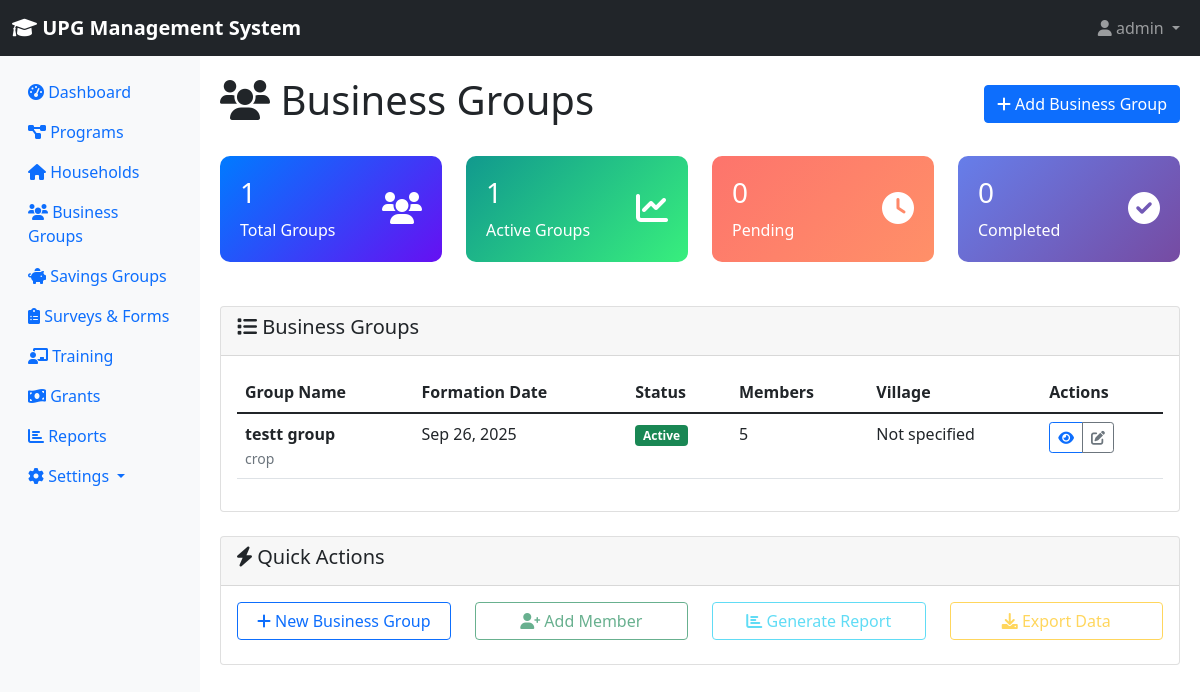
/business-groups/ (signed in), run on the app's committed database.
### accounts/models.py (models this page shows, shortened)
class User(AbstractUser):
    ROLE_CHOICES = [
        ('county_executive', 'County Executive (CECM & Governor)'),
        ('county_assembly', 'County Assembly Member'),
        ('ict_admin', 'ICT Administrator'),
        ('me_staff', 'M&E Staff'),
        ('field_associate', 'Field Associate/Mentor Supervisor'),
        ('mentor', 'Mentor'),
        ('beneficiary', 'Beneficiary'),
    ]
    email = models.EmailField(unique=True)
    role = models.CharField(max_length=20, choices=ROLE_CHOICES, default='mentor')
    phone_number = models.CharField(max_length=15, blank=True)
    office = models.CharField(max_length=100, blank=True)
    country = models.CharField(max_length=50, default='Kenya')
    is_active = models.BooleanField(default=True)
    created_at = models.DateTimeField(auto_now_add=True)
    updated_at = models.DateTimeField(auto_now=True)
    class Meta:
        db_table = 'upg_users'

### business_groups/models.py (models this page shows, shortened)
class BusinessGroup(models.Model):
    BUSINESS_HEALTH_CHOICES = [
        ('red', 'Red - Poor Performance'),
        ('yellow', 'Yellow - Fair Performance'),
        ('green', 'Green - Good Performance'),
    ]
    PARTICIPATION_STATUS_CHOICES = [
        ('active', 'Active'),
        ('withdrawn', 'Withdrawn'),
        ('suspended', 'Suspended'),
    ]
    BUSINESS_TYPE_CHOICES = [
        ('crop', 'Crop'),
        ('retail', 'Retail'),
        ('service', 'Service'),
        ('livestock', 'Livestock'),
        ('skill', 'Skill'),
    ]
    name = models.CharField(max_length=100)
    program = models.ForeignKey(Program, on_delete=models.CASCADE)
    current_business_health = models.CharField(max_length=10, choices=BUSINESS_HEALTH_CHOICES, default='yellow')
    participation_status = models.CharField(max_length=20, choices=PARTICIPATION_STATUS_CHOICES, default='active')
    group_size = models.IntegerField(default=2)
    business_type = models.CharField(max_length=20, choices=BUSINESS_TYPE_CHOICES)
    business_type_detail = models.CharField(max_length=100, blank=True)  # e.g., cereal, barber shop
    formation_date = models.DateField()
    created_at = models.DateTimeField(auto_now_add=True)
    updated_at = models.DateTimeField(auto_now=True)
    class Meta:
        db_table = 'upg_business_groups'

### business_groups/views.py (the view, shortened to what this page needs)
# urls.py: path('', views.group_list, name='group_list'),
@login_required
def group_list(request):
    user = request.user
    if user.is_superuser or user.role in ['ict_admin', 'me_staff']:
        groups = BusinessGroup.objects.all()
    else:
        groups = BusinessGroup.objects.none()
    groups = groups.order_by('-created_at')
    context = {
        'groups': groups,
        'page_title': 'Business Groups',
        'total_count': groups.count(),
    }
    return render(request, 'business_groups/group_list.html', context)

### core/context_processors.py (called while the page is built, shortened)
def system_alerts(request):
    if request.user.is_authenticated:
        from settings_module.models import SystemAlert, UserAlertDismissal
        from django.utils import timezone
        active_alerts = SystemAlert.objects.filter(
            is_active=True,
            show_until__gt=timezone.now()
        )
        user_alerts = []
        return {
            'system_alerts': user_alerts,
            'alerts_count': len(user_alerts),
        }
    return {}

### templates/business_groups/group_list.html (shortened to what this page needs)
{% extends 'base.html' %}
{% block content %}
<div class="d-flex justify-content-between align-items-center mb-4">
    <h1><i class="fas fa-users"></i> {{ page_title }}</h1>
    <a href="{% url 'business_groups:group_create' %}" class="btn btn-primary">
        <i class="fas fa-plus"></i> Add Business Group
    </a>
</div>
<div class="row mb-4">
    <div class="col-md-3">
        <div class="stat-card stat-card-blue">
            <div class="d-flex justify-content-between">
                <div>
                    <h3>{{ groups.count }}</h3>
                    <p class="mb-0">Total Groups</p>
                </div>
                <div class="align-self-center">
                    <i class="fas fa-users fa-2x"></i>
                </div>
            </div>
        </div>
    </div>
    <div class="col-md-3">
        <div class="stat-card stat-card-green">
            <div class="d-flex justify-content-between">
                <div>
                    <h3>{{ groups|length }}</h3>
                    <p class="mb-0">Active Groups</p>
                </div>
                <div class="align-self-center">
                    <i class="fas fa-chart-line fa-2x"></i>
                </div>
            </div>
        </div>
    </div>
    <div class="col-md-3">
        <div class="stat-card stat-card-orange">
            <div class="d-flex justify-content-between">
                <div>
                    <h3>0</h3>
                    <p class="mb-0">Pending</p>
                </div>
                <div class="align-self-center">
                    <i class="fas fa-clock fa-2x"></i>
                </div>
            </div>
        </div>
    </div>
    <div class="col-md-3">
        <div class="stat-card">
            <div class="d-flex justify-content-between">
                <div>
                    <h3>0</h3>
                    <p class="mb-0">Completed</p>
                </div>
                <div class="align-self-center">
                    <i class="fas fa-check-circle fa-2x"></i>
                </div>
            </div>
        </div>
    </div>
</div>
<div class="card">
    <div class="card-header">
        <h5><i class="fas fa-list"></i> Business Groups</h5>
    </div>
    <div class="card-body">
        {% if groups %}
        <div class="table-responsive">
            <table class="table table-hover">
                <thead>
                    <tr>
                        <th>Group Name</th>
                        <th>Formation Date</th>
                        <th>Status</th>
                        <th>Members</th>
                        <th>Village</th>
                        <th>Actions</th>
                    </tr>
                </thead>
                <tbody>
                    {% for group in groups %}
                    <tr>
                        <td>
                            <strong>{{ group.name }}</strong><br>
                            <small class="text-muted">{{ group.business_type|default:"Not specified" }}</small>
                        </td>
                        <td>{{ group.formation_date|date:"M d, Y" }}</td>
                        <td>
                            <span class="badge bg-{% if group.participation_status == 'active' %}success{% elif group.participation_status == 'graduated' %}primary{% else %}secondary{% endif %}">
                                {{ group.get_participation_status_display }}
                            </span>
                        </td>
                        <td>{{ group.members.count|default:0 }}</td>
                        <td>{{ group.village.name|default:"Not specified" }}</td>
                        <td>
                            <div class="btn-group btn-group-sm" role="group">
                                <a href="{% url 'business_groups:group_detail' group.pk %}" class="btn btn-outline-primary">
                                    <i class="fas fa-eye"></i>
                                </a>
                                <a href="{% url 'business_groups:group_edit' group.pk %}" class="btn btn-outline-secondary">
                                    <i class="fas fa-edit"></i>
                                </a>
                            </div>
                        </td>
                    </tr>
                    {% endfor %}
                </tbody>
            </table>
        </div>
        {% endif %}
    </div>
</div>
<div class="card mt-4">
    <div class="card-header">
        <h5><i class="fas fa-bolt"></i> Quick Actions</h5>
    </div>
    <div class="card-body">
        <div class="row">
            <div class="col-md-3 mb-2">
                <a href="{% url 'business_groups:group_create' %}" class="btn btn-outline-primary w-100">
                    <i class="fas fa-plus"></i> New Business Group
                </a>
            </div>
            <div class="col-md-3 mb-2">
                <button class="btn btn-outline-success w-100" disabled>
                    <i class="fas fa-user-plus"></i> Add Member
                </button>
            </div>
            <div class="col-md-3 mb-2">
                <button class="btn btn-outline-info w-100" disabled>
                    <i class="fas fa-chart-bar"></i> Generate Report
                </button>
            </div>
            <div class="col-md-3 mb-2">
                <button class="btn btn-outline-warning w-100" disabled>
                    <i class="fas fa-download"></i> Export Data
                </button>
            </div>
        </div>
    </div>
</div>
{% endblock %}

### templates/base.html (shortened to what this page needs)
<!DOCTYPE html>
<html lang="en">
<head>
    <link href="https://cdn.jsdelivr.net/npm/bootstrap@5.1.3/dist/css/bootstrap.min.css" rel="stylesheet">
    <link href="https://cdnjs.cloudflare.com/ajax/libs/font-awesome/6.0.0/css/all.min.css" rel="stylesheet">
</head>
<body>
    <nav class="navbar navbar-expand-lg navbar-dark bg-dark">
        <div class="container-fluid">
            <a class="navbar-brand" href="{% url 'dashboard:dashboard' %}">
                <i class="fas fa-graduation-cap"></i> UPG Management System
            </a>
            {% if user.is_authenticated %}
            <div class="navbar-nav ms-auto">
                <div class="nav-item dropdown">
                    <a class="nav-link dropdown-toggle" href="#" role="button" data-bs-toggle="dropdown">
                        <i class="fas fa-user"></i> {{ user.get_full_name|default:user.username }}
                    </a>
                </div>
            </div>
            {% endif %}
        </div>
    </nav>
    <div class="container-fluid">
        <div class="row">
            {% if user.is_authenticated %}
            <nav class="col-md-2 d-none d-md-block sidebar">
                <div class="sidebar-sticky pt-3">
                    <ul class="nav flex-column">
                        <li class="nav-item">
                            <a class="nav-link {% if request.resolver_match.url_name == 'dashboard' %}active{% endif %}"
                               href="{% url 'dashboard:dashboard' %}">
                                <i class="fas fa-tachometer-alt"></i> Dashboard
                            </a>
                        </li>
                        {% if perms.can_view_programs %}
                        <li class="nav-item">
                            <a class="nav-link" href="{% url 'programs:program_list' %}">
                                <i class="fas fa-project-diagram"></i> Programs
                            </a>
                        </li>
                        {% endif %}
                        {% if perms.can_view_households %}
                        <li class="nav-item">
                            <a class="nav-link" href="{% url 'households:household_list' %}">
                                <i class="fas fa-home"></i> Households
                            </a>
                        </li>
                        {% endif %}
                        {% if perms.can_view_business_groups %}
                        <li class="nav-item">
                            <a class="nav-link" href="{% url 'business_groups:group_list' %}">
                                <i class="fas fa-users"></i> Business Groups
                            </a>
                        </li>
                        {% endif %}
                        {% if perms.can_view_savings_groups %}
                        <li class="nav-item">
                            <a class="nav-link" href="{% url 'savings_groups:savings_list' %}">
                                <i class="fas fa-piggy-bank"></i> Savings Groups
                            </a>
                        </li>
                        {% endif %}
                        {% if perms.can_view_surveys %}
                        <li class="nav-item">
                            <a class="nav-link" href="{% url 'surveys:survey_list' %}">
                                <i class="fas fa-clipboard-list"></i> Surveys & Forms
                            </a>
                        </li>
                        {% endif %}
                        {% if perms.can_view_training %}
                        <li class="nav-item">
                            <a class="nav-link" href="{% url 'training:training_list' %}">
                                <i class="fas fa-chalkboard-teacher"></i> Training
                            </a>
                        </li>
                        {% endif %}
                        {% if perms.can_view_grants %}
                        <li class="nav-item">
                            <a class="nav-link" href="{% url 'grants:grants_dashboard' %}">
                                <i class="fas fa-money-bill-wave"></i> Grants
                            </a>
                        </li>
                        {% endif %}
                        {% if perms.can_view_reports %}
                        <li class="nav-item">
                            <a class="nav-link" href="{% url 'reports:report_list' %}">
                                <i class="fas fa-chart-bar"></i> Reports
                            </a>
                        </li>
                        {% endif %}
                        {% if perms.can_view_settings %}
                        <li class="nav-item dropdown">
                            <a class="nav-link dropdown-toggle" href="#" role="button" data-bs-toggle="dropdown">
                                <i class="fas fa-cog"></i> Settings
                            </a>
                        </li>
                        {% endif %}
                    </ul>
                </div>
            </nav>
            {% endif %}
            <main role="main" class="{% if user.is_authenticated %}col-md-10 ml-sm-auto{% else %}col-12{% endif %} content-wrapper">
                {% block content %}{% endblock %}
            </main>
        </div>
    </div>
</body>
</html>

### templates/base.html (style rules this page uses)
.navbar-brand { font-weight: bold; }
.sidebar { min-height: 100vh; background-color: #f8f9fa; }
.content-wrapper { padding: 20px; }
.stat-card { background: linear-gradient(135deg, #667eea 0%, #764ba2 100%); color: white; border-radius: 10px; padding: 20px; margin-bottom: 20px; }
.stat-card-green { background: linear-gradient(135deg, #11998e 0%, #38ef7d 100%); }
.stat-card-orange { background: linear-gradient(135deg, #fd746c 0%, #ff9068 100%); }
.stat-card-blue { background: linear-gradient(135deg, #007bff 0%, #6610f2 100%); }

### data on the page
User: get_full_name "admin"
BusinessGroup: name "testt group", business_type "crop", formation_date "Sep 26, 2025", participation_status "Active", members.count "5", village.name "Not specified"

### other printed values
{{ page_title }} "Business Groups"
{{ groups.count }} "1"
{{ groups|length }} "1"
